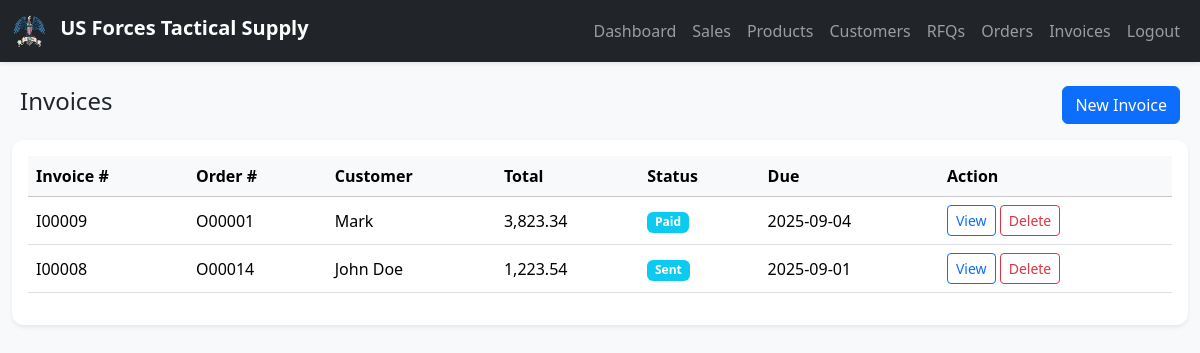
The app's page /modules/invoices.php (signed in) with its own data.
### tables this page shows
CREATE TABLE `invoices` (
  `id` int(11) NOT NULL,
  `code` varchar(20) DEFAULT NULL,
  `order_id` int(11) NOT NULL,
  `status` enum('Draft','Sent','Paid','Overdue') DEFAULT 'Draft',
  `total_amount` decimal(12,2) DEFAULT 0.00,
  `due_date` date DEFAULT NULL,
  `paid_date` date DEFAULT NULL,
  `created_at` date NOT NULL DEFAULT current_timestamp()
);

CREATE TABLE `orders` (
  `id` int(11) NOT NULL,
  `code` varchar(20) DEFAULT NULL,
  `rfq_id` int(11) DEFAULT NULL,
  `customer_id` int(11) NOT NULL,
  `status` enum('Pending','Delivered','Completed') DEFAULT 'Pending',
  `tracking_number` varchar(100) DEFAULT NULL,
  `total_cost` decimal(12,2) DEFAULT 0.00,
  `total_price` decimal(12,2) DEFAULT 0.00,
  `profit` decimal(12,2) DEFAULT 0.00,
  `margin` decimal(6,2) DEFAULT 0.00,
  `created_at` timestamp NOT NULL DEFAULT current_timestamp()
);

CREATE TABLE `customers` (
  `id` int(11) NOT NULL,
  `code` varchar(20) DEFAULT NULL,
  `name` varchar(100) NOT NULL,
  `company` varchar(150) DEFAULT NULL,
  `email` varchar(100) DEFAULT NULL,
  `phone` varchar(50) DEFAULT NULL,
  `tax_id` varchar(50) DEFAULT NULL,
  `address` text DEFAULT NULL,
  `created_at` timestamp NOT NULL DEFAULT current_timestamp()
);

### modules/invoices.php (the view, shortened to what this page needs)
<?php
include("../templates/header.php");
include("../templates/navbar.php");
include("../includes/auth.php");
$invoices = mysqli_query($conn, "
    SELECT i.*, o.code AS order_code, c.name AS customer
    FROM invoices i
    JOIN orders o ON i.order_id=o.id
    JOIN customers c ON o.customer_id=c.id
    ORDER BY i.id DESC
");
?>
<div class="container-fluid mt-4">
    <div class="d-flex justify-content-between align-items-center mb-3 px-2">
        <h4>Invoices</h4>
        <a href="invoice_add.php" class="btn btn-primary">New Invoice</a>
    </div>
    <div class="card shadow-sm border-0">
        <div class="card-body">
            <div class="table-responsive">
                <table class="table table-hover align-middle">
                    <thead class="table-light">
                        <tr>
                            <th>Invoice #</th>
                            <th>Order #</th>
                            <th>Customer</th>
                            <th>Total</th>
                            <th>Status</th>
                            <th>Due</th>
                            <th>Action</th>
                        </tr>
                    </thead>
                    <tbody>
                        <?php while ($i = mysqli_fetch_assoc($invoices)) { ?>
                            <tr onclick="window.location='invoice_edit.php?id=<?= $i['id'] ?>'">
                                <td><?= $i['code'] ?></td>
                                <td><?= $i['order_code'] ?></td>
                                <td><?= htmlspecialchars($i['customer']) ?></td>
                                <td><?= number_format($i['total_amount'], 2) ?></td>
                                <td><span class="badge bg-info"><?= $i['status'] ?></span></td>
                                <td><?= $i['due_date'] ?></td>
                                <td>
                                    <a href="view_invoice.php?id=<?= $i['id'] ?>"
                                        class="btn btn-sm btn-outline-primary">View</a>
                                    <a href="?delete=<?= $i['id'] ?>" class="btn btn-sm btn-outline-danger"
                                        onclick="return confirm('Delete this Invoice?');">
                                        Delete
                                    </a>
                                </td>
                            </tr>
                        <?php } ?>
                    </tbody>
                </table>
            </div>
        </div>
    </div>
</div>
<?php include("../templates/footer.php"); ?>

### assets/style.css (style rules this page uses)
body { font-family: 'Segoe UI', Tahoma, sans-serif; }
.card { border-radius: 12px; }

### records on screen
invoices: code "I00009", order.code "O00001", customers.name "Mark", total_amount "3,823.34", status "Paid", due_date "2025-09-04"
invoices: code "I00008", order.code "O00014", customers.name "John Doe", total_amount "1,223.54", status "Sent", due_date "2025-09-01"
